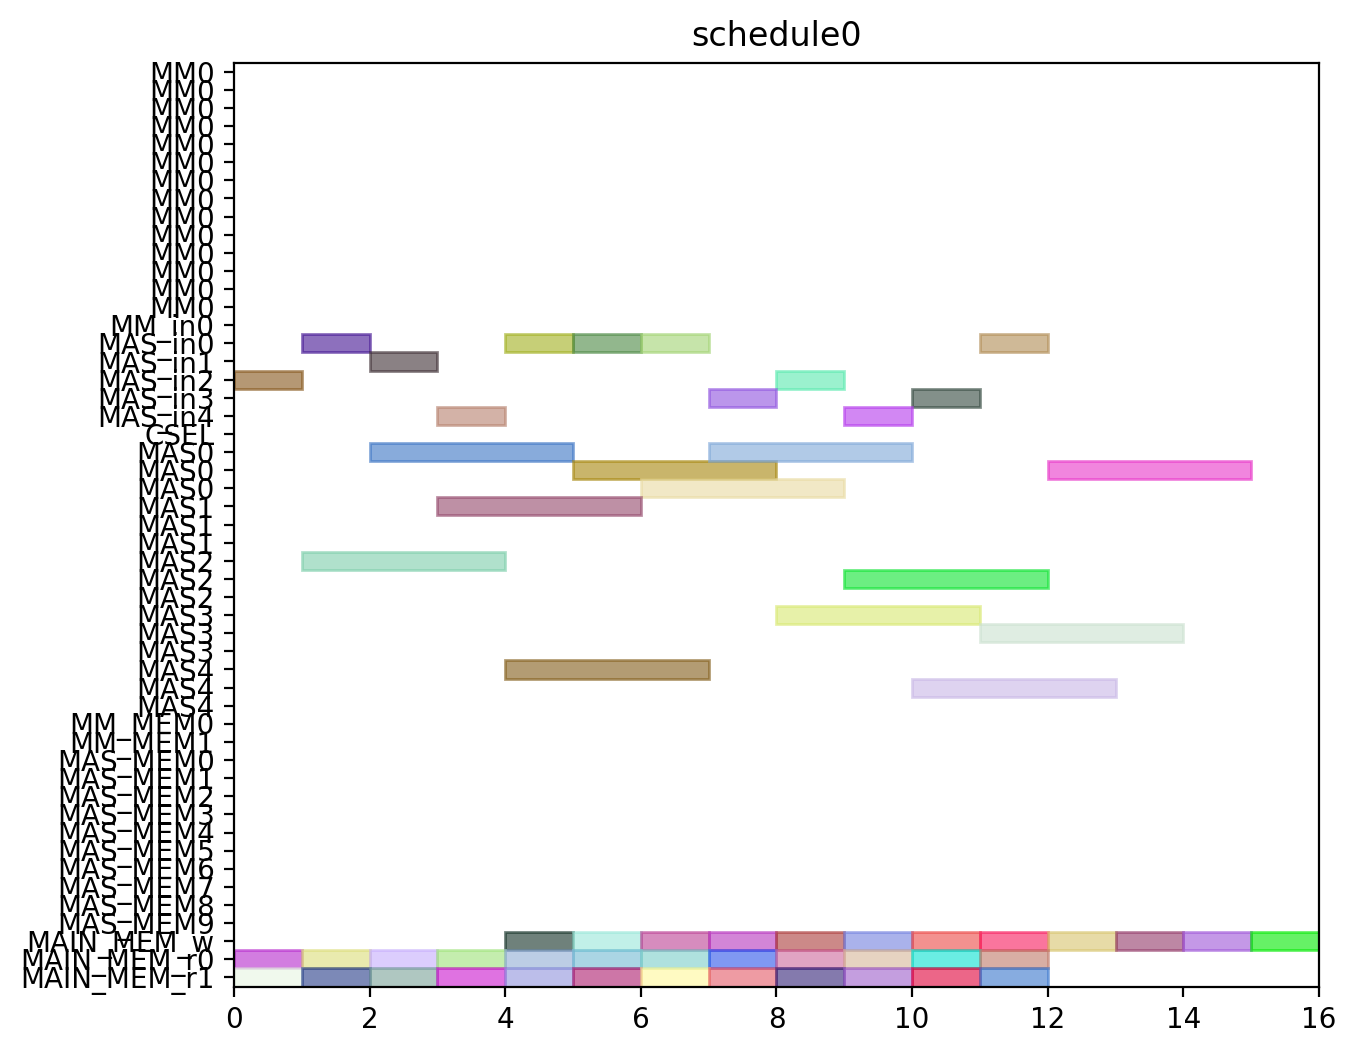

Recreate this plot in Python.
from pyschedule import Scenario, solvers, plotters, alt


def solve():
	horizon = 120
	S = Scenario("schedule0", horizon=horizon)

	# resource
	MM = S.Resources('MM', num=1, size=14)
	MM_in = S.Resources('MM_in', num=1)
	MAS_in = S.Resources('MAS_in', num=5)
	CSEL = S.Resource('CSEL')
	MAS = S.Resources('MAS', num=5, size=3, periods=range(1, horizon))
	MM_MEM = S.Resources('MM_MEM', num=2)
	MAS_MEM = S.Resources('MAS_MEM', num=10)
	MAIN_MEM_w = S.Resource('MAIN_MEM_w', size=1)
	MAIN_MEM_r = S.Resources('MAIN_MEM_r', num=2)

	# result of previous scheduling

	# new tasks
	c000 = S.Task('c000', length=3, delay_cost=1)
	c000 += alt(MAS)
	c000_in = S.Task('c000_in', length=1, delay_cost=1)
	c000_in += alt(MAS_in)
	S += c000_in*MAS_in[0]<=c000*MAS[0]

	S += c000_in*MAS_in[1]<=c000*MAS[1]

	S += c000_in*MAS_in[2]<=c000*MAS[2]

	S += c000_in*MAS_in[3]<=c000*MAS[3]

	S += c000_in*MAS_in[4]<=c000*MAS[4]

	S += 0<c000

	c000_w = S.Task('c000_w', length=1, delay_cost=1)
	c000_w += alt(MAIN_MEM_w)
	S += c000 <= c000_w

	c000_mem0 = S.Task('c000_mem0', length=1, delay_cost=1)
	c000_mem0 += MAIN_MEM_r[0]
	S += c000_mem0 <= c000

	c000_mem1 = S.Task('c000_mem1', length=1, delay_cost=1)
	c000_mem1 += MAIN_MEM_r[1]
	S += c000_mem1 <= c000

	c001 = S.Task('c001', length=3, delay_cost=1)
	c001 += alt(MAS)
	c001_in = S.Task('c001_in', length=1, delay_cost=1)
	c001_in += alt(MAS_in)
	S += c001_in*MAS_in[0]<=c001*MAS[0]

	S += c001_in*MAS_in[1]<=c001*MAS[1]

	S += c001_in*MAS_in[2]<=c001*MAS[2]

	S += c001_in*MAS_in[3]<=c001*MAS[3]

	S += c001_in*MAS_in[4]<=c001*MAS[4]

	S += 0<c001

	c001_w = S.Task('c001_w', length=1, delay_cost=1)
	c001_w += alt(MAIN_MEM_w)
	S += c001 <= c001_w

	c001_mem0 = S.Task('c001_mem0', length=1, delay_cost=1)
	c001_mem0 += MAIN_MEM_r[0]
	S += c001_mem0 <= c001

	c001_mem1 = S.Task('c001_mem1', length=1, delay_cost=1)
	c001_mem1 += MAIN_MEM_r[1]
	S += c001_mem1 <= c001

	c010 = S.Task('c010', length=3, delay_cost=1)
	c010 += alt(MAS)
	c010_in = S.Task('c010_in', length=1, delay_cost=1)
	c010_in += alt(MAS_in)
	S += c010_in*MAS_in[0]<=c010*MAS[0]

	S += c010_in*MAS_in[1]<=c010*MAS[1]

	S += c010_in*MAS_in[2]<=c010*MAS[2]

	S += c010_in*MAS_in[3]<=c010*MAS[3]

	S += c010_in*MAS_in[4]<=c010*MAS[4]

	S += 0<c010

	c010_w = S.Task('c010_w', length=1, delay_cost=1)
	c010_w += alt(MAIN_MEM_w)
	S += c010 <= c010_w

	c010_mem0 = S.Task('c010_mem0', length=1, delay_cost=1)
	c010_mem0 += MAIN_MEM_r[0]
	S += c010_mem0 <= c010

	c010_mem1 = S.Task('c010_mem1', length=1, delay_cost=1)
	c010_mem1 += MAIN_MEM_r[1]
	S += c010_mem1 <= c010

	c011 = S.Task('c011', length=3, delay_cost=1)
	c011 += alt(MAS)
	c011_in = S.Task('c011_in', length=1, delay_cost=1)
	c011_in += alt(MAS_in)
	S += c011_in*MAS_in[0]<=c011*MAS[0]

	S += c011_in*MAS_in[1]<=c011*MAS[1]

	S += c011_in*MAS_in[2]<=c011*MAS[2]

	S += c011_in*MAS_in[3]<=c011*MAS[3]

	S += c011_in*MAS_in[4]<=c011*MAS[4]

	S += 0<c011

	c011_w = S.Task('c011_w', length=1, delay_cost=1)
	c011_w += alt(MAIN_MEM_w)
	S += c011 <= c011_w

	c011_mem0 = S.Task('c011_mem0', length=1, delay_cost=1)
	c011_mem0 += MAIN_MEM_r[0]
	S += c011_mem0 <= c011

	c011_mem1 = S.Task('c011_mem1', length=1, delay_cost=1)
	c011_mem1 += MAIN_MEM_r[1]
	S += c011_mem1 <= c011

	c100 = S.Task('c100', length=3, delay_cost=1)
	c100 += alt(MAS)
	c100_in = S.Task('c100_in', length=1, delay_cost=1)
	c100_in += alt(MAS_in)
	S += c100_in*MAS_in[0]<=c100*MAS[0]

	S += c100_in*MAS_in[1]<=c100*MAS[1]

	S += c100_in*MAS_in[2]<=c100*MAS[2]

	S += c100_in*MAS_in[3]<=c100*MAS[3]

	S += c100_in*MAS_in[4]<=c100*MAS[4]

	S += 0<c100

	c100_w = S.Task('c100_w', length=1, delay_cost=1)
	c100_w += alt(MAIN_MEM_w)
	S += c100 <= c100_w

	c100_mem0 = S.Task('c100_mem0', length=1, delay_cost=1)
	c100_mem0 += MAIN_MEM_r[0]
	S += c100_mem0 <= c100

	c100_mem1 = S.Task('c100_mem1', length=1, delay_cost=1)
	c100_mem1 += MAIN_MEM_r[1]
	S += c100_mem1 <= c100

	c101 = S.Task('c101', length=3, delay_cost=1)
	c101 += alt(MAS)
	c101_in = S.Task('c101_in', length=1, delay_cost=1)
	c101_in += alt(MAS_in)
	S += c101_in*MAS_in[0]<=c101*MAS[0]

	S += c101_in*MAS_in[1]<=c101*MAS[1]

	S += c101_in*MAS_in[2]<=c101*MAS[2]

	S += c101_in*MAS_in[3]<=c101*MAS[3]

	S += c101_in*MAS_in[4]<=c101*MAS[4]

	S += 0<c101

	c101_w = S.Task('c101_w', length=1, delay_cost=1)
	c101_w += alt(MAIN_MEM_w)
	S += c101 <= c101_w

	c101_mem0 = S.Task('c101_mem0', length=1, delay_cost=1)
	c101_mem0 += MAIN_MEM_r[0]
	S += c101_mem0 <= c101

	c101_mem1 = S.Task('c101_mem1', length=1, delay_cost=1)
	c101_mem1 += MAIN_MEM_r[1]
	S += c101_mem1 <= c101

	c110 = S.Task('c110', length=3, delay_cost=1)
	c110 += alt(MAS)
	c110_in = S.Task('c110_in', length=1, delay_cost=1)
	c110_in += alt(MAS_in)
	S += c110_in*MAS_in[0]<=c110*MAS[0]

	S += c110_in*MAS_in[1]<=c110*MAS[1]

	S += c110_in*MAS_in[2]<=c110*MAS[2]

	S += c110_in*MAS_in[3]<=c110*MAS[3]

	S += c110_in*MAS_in[4]<=c110*MAS[4]

	S += 0<c110

	c110_w = S.Task('c110_w', length=1, delay_cost=1)
	c110_w += alt(MAIN_MEM_w)
	S += c110 <= c110_w

	c110_mem0 = S.Task('c110_mem0', length=1, delay_cost=1)
	c110_mem0 += MAIN_MEM_r[0]
	S += c110_mem0 <= c110

	c110_mem1 = S.Task('c110_mem1', length=1, delay_cost=1)
	c110_mem1 += MAIN_MEM_r[1]
	S += c110_mem1 <= c110

	c111 = S.Task('c111', length=3, delay_cost=1)
	c111 += alt(MAS)
	c111_in = S.Task('c111_in', length=1, delay_cost=1)
	c111_in += alt(MAS_in)
	S += c111_in*MAS_in[0]<=c111*MAS[0]

	S += c111_in*MAS_in[1]<=c111*MAS[1]

	S += c111_in*MAS_in[2]<=c111*MAS[2]

	S += c111_in*MAS_in[3]<=c111*MAS[3]

	S += c111_in*MAS_in[4]<=c111*MAS[4]

	S += 0<c111

	c111_w = S.Task('c111_w', length=1, delay_cost=1)
	c111_w += alt(MAIN_MEM_w)
	S += c111 <= c111_w

	c111_mem0 = S.Task('c111_mem0', length=1, delay_cost=1)
	c111_mem0 += MAIN_MEM_r[0]
	S += c111_mem0 <= c111

	c111_mem1 = S.Task('c111_mem1', length=1, delay_cost=1)
	c111_mem1 += MAIN_MEM_r[1]
	S += c111_mem1 <= c111

	c200 = S.Task('c200', length=3, delay_cost=1)
	c200 += alt(MAS)
	c200_in = S.Task('c200_in', length=1, delay_cost=1)
	c200_in += alt(MAS_in)
	S += c200_in*MAS_in[0]<=c200*MAS[0]

	S += c200_in*MAS_in[1]<=c200*MAS[1]

	S += c200_in*MAS_in[2]<=c200*MAS[2]

	S += c200_in*MAS_in[3]<=c200*MAS[3]

	S += c200_in*MAS_in[4]<=c200*MAS[4]

	S += 0<c200

	c200_w = S.Task('c200_w', length=1, delay_cost=1)
	c200_w += alt(MAIN_MEM_w)
	S += c200 <= c200_w

	c200_mem0 = S.Task('c200_mem0', length=1, delay_cost=1)
	c200_mem0 += MAIN_MEM_r[0]
	S += c200_mem0 <= c200

	c200_mem1 = S.Task('c200_mem1', length=1, delay_cost=1)
	c200_mem1 += MAIN_MEM_r[1]
	S += c200_mem1 <= c200

	c201 = S.Task('c201', length=3, delay_cost=1)
	c201 += alt(MAS)
	c201_in = S.Task('c201_in', length=1, delay_cost=1)
	c201_in += alt(MAS_in)
	S += c201_in*MAS_in[0]<=c201*MAS[0]

	S += c201_in*MAS_in[1]<=c201*MAS[1]

	S += c201_in*MAS_in[2]<=c201*MAS[2]

	S += c201_in*MAS_in[3]<=c201*MAS[3]

	S += c201_in*MAS_in[4]<=c201*MAS[4]

	S += 0<c201

	c201_w = S.Task('c201_w', length=1, delay_cost=1)
	c201_w += alt(MAIN_MEM_w)
	S += c201 <= c201_w

	c201_mem0 = S.Task('c201_mem0', length=1, delay_cost=1)
	c201_mem0 += MAIN_MEM_r[0]
	S += c201_mem0 <= c201

	c201_mem1 = S.Task('c201_mem1', length=1, delay_cost=1)
	c201_mem1 += MAIN_MEM_r[1]
	S += c201_mem1 <= c201

	c210 = S.Task('c210', length=3, delay_cost=1)
	c210 += alt(MAS)
	c210_in = S.Task('c210_in', length=1, delay_cost=1)
	c210_in += alt(MAS_in)
	S += c210_in*MAS_in[0]<=c210*MAS[0]

	S += c210_in*MAS_in[1]<=c210*MAS[1]

	S += c210_in*MAS_in[2]<=c210*MAS[2]

	S += c210_in*MAS_in[3]<=c210*MAS[3]

	S += c210_in*MAS_in[4]<=c210*MAS[4]

	S += 0<c210

	c210_w = S.Task('c210_w', length=1, delay_cost=1)
	c210_w += alt(MAIN_MEM_w)
	S += c210 <= c210_w

	c210_mem0 = S.Task('c210_mem0', length=1, delay_cost=1)
	c210_mem0 += MAIN_MEM_r[0]
	S += c210_mem0 <= c210

	c210_mem1 = S.Task('c210_mem1', length=1, delay_cost=1)
	c210_mem1 += MAIN_MEM_r[1]
	S += c210_mem1 <= c210

	c211 = S.Task('c211', length=3, delay_cost=1)
	c211 += alt(MAS)
	c211_in = S.Task('c211_in', length=1, delay_cost=1)
	c211_in += alt(MAS_in)
	S += c211_in*MAS_in[0]<=c211*MAS[0]

	S += c211_in*MAS_in[1]<=c211*MAS[1]

	S += c211_in*MAS_in[2]<=c211*MAS[2]

	S += c211_in*MAS_in[3]<=c211*MAS[3]

	S += c211_in*MAS_in[4]<=c211*MAS[4]

	S += 0<c211

	c211_w = S.Task('c211_w', length=1, delay_cost=1)
	c211_w += alt(MAIN_MEM_w)
	S += c211 <= c211_w

	c211_mem0 = S.Task('c211_mem0', length=1, delay_cost=1)
	c211_mem0 += MAIN_MEM_r[0]
	S += c211_mem0 <= c211

	c211_mem1 = S.Task('c211_mem1', length=1, delay_cost=1)
	c211_mem1 += MAIN_MEM_r[1]
	S += c211_mem1 <= c211

	solvers.mip.solve(S,msg=1,kind='CPLEX',ratio_gap=1.01)

	solution = [['hoge']*len(S.solution()[1]) for i in range(len(S.solution()))]
	for i in range(len(S.solution())):
		for j in range(len(S.solution()[i])):
			solution[i][j]=str(S.solution()[i][j])
	print(solution)

	cycles = int(solution[-1][3])

	pic_file_name = "/mnt/rose/usr1/fukuda/ABE/multiRAM_multiMAS_16mux/scheduling_result/stage14MM1_stage3MAS5/CONJ/schedule0.png"
	if(S.solution() != []):
		plotters.matplotlib.plot(S,img_filename=pic_file_name, show_task_labels=False, fig_size=(cycles*0.25+3, 6))

	return solution
